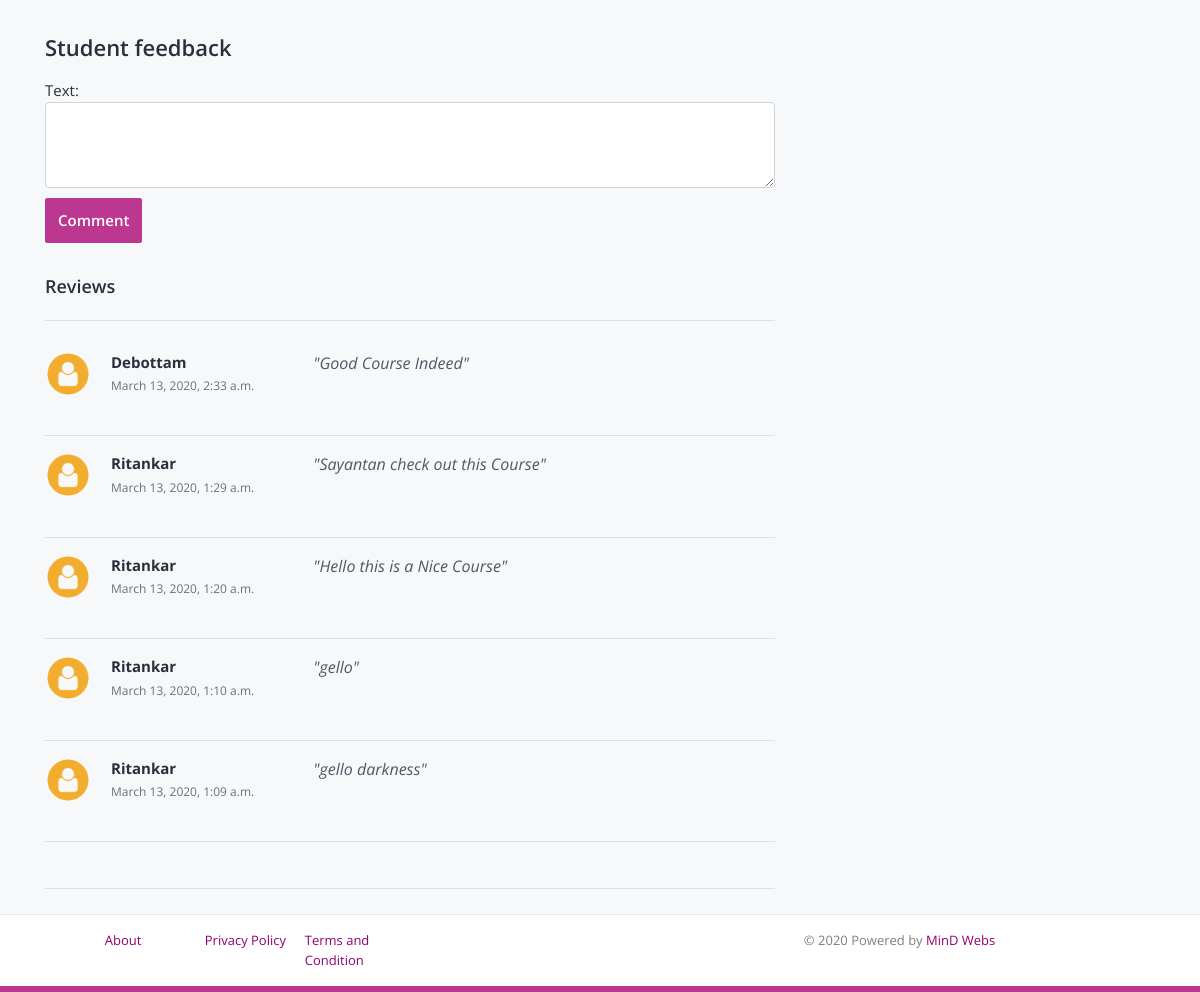
Page /courses/instagram-affiliate-crash-course (lower part) on the earlier database version.
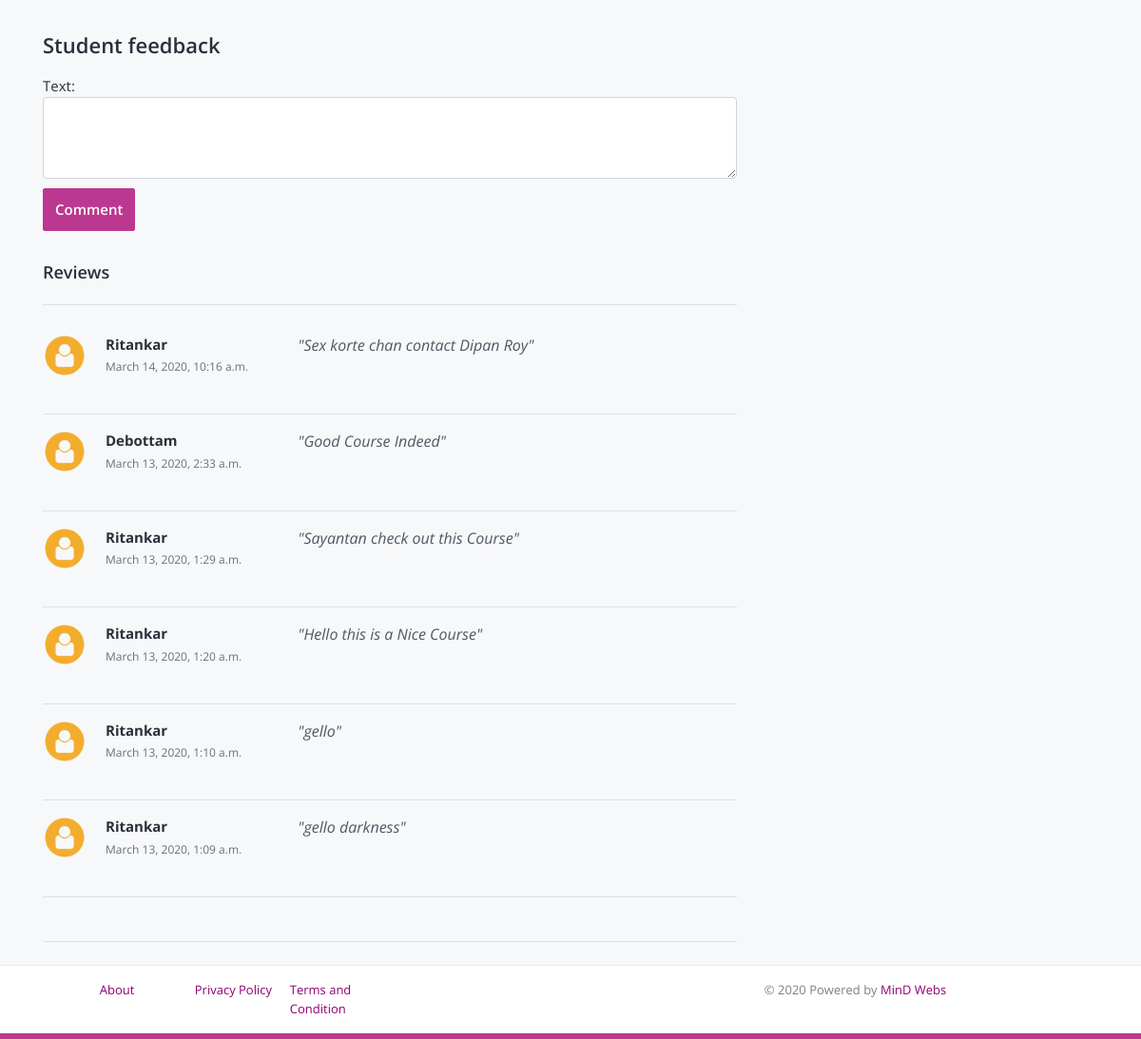
Same page on the later database version.
### courses/models.py (models this page shows, shortened)
class Comment(models.Model):
    course = models.ForeignKey(Course, on_delete=models.CASCADE)
    author = models.ForeignKey(settings.AUTH_USER_MODEL, on_delete=models.CASCADE, null=True)
    text = models.TextField(max_length=200)
    created_date = models.DateTimeField(default=timezone.now)

### accounts/models.py (models this page shows, shortened)
class User(AbstractUser):
    first_name = models.CharField(max_length=100)
    last_name = models.CharField(max_length=50)
    email = models.EmailField(unique=True, blank=False,
                              error_messages={
                                  'unique': "A user with that email already exists.",
                              })
    USERNAME_FIELD = "email"
    REQUIRED_FIELDS = []
    objects = UserManager()

### courses/views.py (the view, shortened to what this page needs)
# urls.py: path('courses/<slug:slug>', CourseDetail.as_view(), name='course-details'),
class CourseDetail(View):
    def get(self, request, *args, **kwargs):
        view = CourseDetailView.as_view()
        return view(request, *args, **kwargs)

### courses/forms.py
class CommentForm(forms.ModelForm):
    class Meta:
        model = Comment
        fields = ('text',)
        widgets = {
          'text': forms.Textarea(attrs={'rows':3, 'class':'form-control'}),
        }

### cart/cart.py (called while the page is built)
    def has_course(self, course):
        course_slug = str(course.slug)
        return course_slug in self.cart

    def __len__(self):
        return sum(item['quantity'] for item in self.cart.values())

    def get_total_price(self):
        return sum(Decimal(item['price']) * item['quantity'] for item in self.cart.values())

### cart/context_processors.py (called while the page is built)
def cart(request):
    return {'cart': Cart(request)}

### courses/context_processors.py (called while the page is built)
def categories_processor(request):
    categories = Category.objects.all()
    return {'categories': categories}

### courses/templatetags/total_minutes.py (called while the page is built)
@register.filter
def total_minutes(queryset):
    return int(queryset.aggregate(Sum('duration')).get('duration__sum'))

@register.filter
def total_time(queryset):
    mins = total_minutes(queryset)
    if mins//60:
        hours = mins//60
        mins = mins - hours*60
        return str(hours)+(" Hours & " if hours>1 else " Hour & ")+str(mins)+(" Minutes" if mins>1 else "Minute")
    else:
        return str(mins)+(" Minutes" if mins>1 else "Minute")

### templates/courses/details.html (shortened to what this page needs)
{% extends 'layouts/base.html' %}
{% load static %}
{% load total_minutes %}
{% load embed_video_tags %}
{% block content %}
    <section class="course-content-area">
        <div class="container">
            <div class="row">
                <div class="col-lg-8">
                    <br>
                    <div class="student-feedback-box">
                        <div class="student-feedback-title">
                            Student feedback
                        </div>
                        <div class="row">
                            <div class="col-lg-12 col-lg-offset-4">
                                <form method="POST" action="{% url 'courses:course-details' course.slug %}" class="post-form">{% csrf_token %}
                                    {{ comment_form.as_p }}
                                    <button type="submit" class="save btn btn-default">Comment</button>
                                </form>
                            </div>
                        </div>
                        <div class="reviews">
                            <div class="reviews-title">Reviews</div>
                            <ul>
                                <li>
                                    {% for cmnt in comments %}
                                    <div class="row">
                                        <div class="col-lg-4">
                                            <div class="reviewer-details clearfix">
                                                <div class="reviewer-img float-left">
                                                    <img src="{% static 'images/avatar.png' %}" alt="">
                                                </div>
                                                <div class="review-time">
                                                    <div class="reviewer-name">
                                                        <strong>{{ cmnt.author.first_name}}</strong>
                                                    </div>
                                                    <div class="time">
                                                       <small>{{ cmnt.created_date }}</small>
                                                    </div>
                                                </div>
                                            </div>
                                        </div>
                                        <div class="col-lg-8">
                                            <div class="review-details container">
                                                <div class="review-text">
                                                    <em>"{{ cmnt.text }}"</em>
                                                </div>
                                            </div>
                                        </div>
                                    </div>
                                    <br>
                                    <hr>
                                    {% endfor %}
                                </li>
                            </ul>
                        </div>
                    </div>
                </div>
                <div class="col-lg-4">
                </div>
            </div>
        </div>
    </section>
{% endblock %}

Differences in the rows shown:
added Comment: author.first_name "Ritankar", created_date "March 14, 2020, 10:16 a.m.", text "Sex korte chan contact Dipan Roy"
